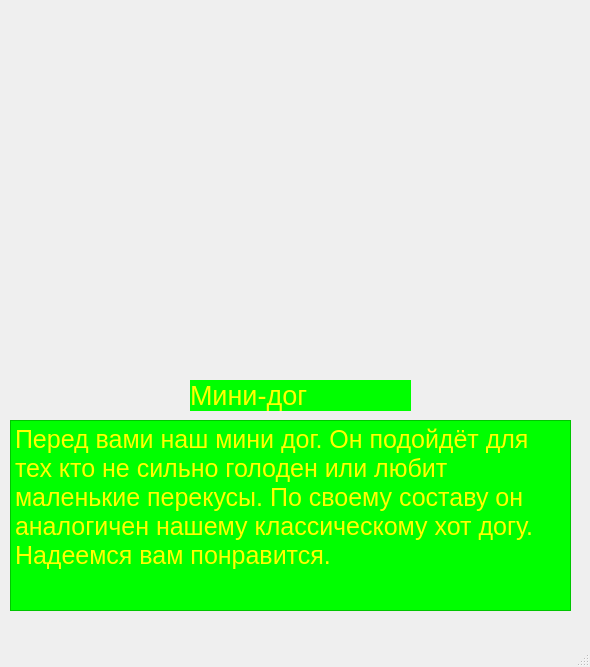
<?xml version="1.0" encoding="UTF-8"?>
<ui version="4.0">
 <class>MainWindow</class>
 <widget class="QMainWindow" name="MainWindow">
  <property name="geometry">
   <rect>
    <x>0</x>
    <y>0</y>
    <width>590</width>
    <height>667</height>
   </rect>
  </property>
  <property name="windowTitle">
   <string>MainWindow</string>
  </property>
  <widget class="QWidget" name="centralwidget">
   <widget class="QLabel" name="label">
    <property name="geometry">
     <rect>
      <x>0</x>
      <y>0</y>
      <width>591</width>
      <height>381</height>
     </rect>
    </property>
    <property name="text">
     <string/>
    </property>
    <property name="pixmap">
     <pixmap>Pictures/Mini_dog.jpg</pixmap>
    </property>
   </widget>
   <widget class="QPlainTextEdit" name="plainTextEdit">
    <property name="geometry">
     <rect>
      <x>10</x>
      <y>420</y>
      <width>561</width>
      <height>191</height>
     </rect>
    </property>
    <property name="font">
     <font>
      <pointsize>19</pointsize>
     </font>
    </property>
    <property name="styleSheet">
     <string notr="true">color: rgb(255, 255, 0);
background-color: rgb(0, 255, 0);</string>
    </property>
    <property name="plainText">
     <string>Перед вами наш мини дог. Он подойдёт для тех кто не сильно голоден или любит маленькие перекусы. По своему составу он аналогичен нашему классическому хот догу. Надеемся вам понравится.</string>
    </property>
   </widget>
   <widget class="QLabel" name="label_2">
    <property name="geometry">
     <rect>
      <x>190</x>
      <y>380</y>
      <width>221</width>
      <height>31</height>
     </rect>
    </property>
    <property name="font">
     <font>
      <pointsize>20</pointsize>
     </font>
    </property>
    <property name="styleSheet">
     <string notr="true">color: rgb(255, 255, 0);
background-color: rgb(0, 255, 0);</string>
    </property>
    <property name="text">
     <string>Мини-дог</string>
    </property>
   </widget>
  </widget>
  <widget class="QMenuBar" name="menubar">
   <property name="geometry">
    <rect>
     <x>0</x>
     <y>0</y>
     <width>590</width>
     <height>21</height>
    </rect>
   </property>
  </widget>
  <widget class="QStatusBar" name="statusbar"/>
 </widget>
 <resources/>
 <connections/>
</ui>
